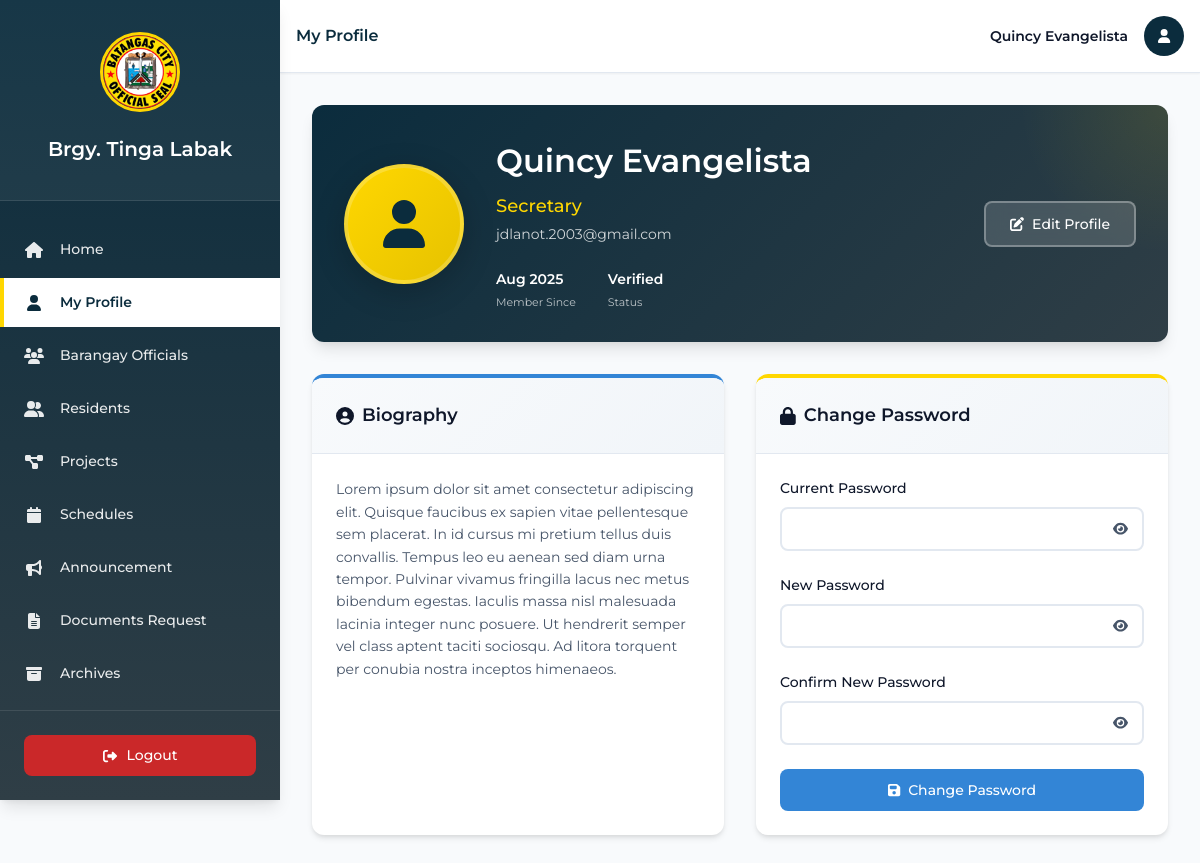
Screenshot of /admin/profile.php (signed in) with the database file from the repository.
### tables this page shows
CREATE TABLE `users` (
  `user_id` int(11) NOT NULL,
  `email` varchar(255) NOT NULL,
  `password` varchar(255) NOT NULL,
  `name` varchar(150) NOT NULL,
  `position` varchar(100) DEFAULT NULL,
  `verified` tinyint(1) DEFAULT 0,
  `bio` text DEFAULT NULL,
  `date_created` timestamp NOT NULL DEFAULT current_timestamp(),
  `remember_token` varchar(64) DEFAULT NULL
);

### admin/profile.php (the view, shortened to what this page needs)
<?php
require __DIR__ . "../../config/db_config.php";
$user_id = $_SESSION['user_id'];
$stmt = $pdo->prepare("SELECT * FROM users WHERE user_id = ?");
$stmt->execute([$user_id]);
$user = $stmt->fetch();
?>
<!DOCTYPE html>
<html lang="en">
<head>
    <link rel="stylesheet" href="sidebar/styles.css">
    <link rel="stylesheet" href="css/profile.css">
    <link rel="stylesheet" href="https://cdn.jsdelivr.net/npm/toastify-js/src/toastify.min.css">
</head>
<body>
    <?php include 'sidebar/sidebar.php'; ?>
    <section class="content-body">
        <div class="profile-header">
            <div class="profile-banner">
                <div class="profile-avatar-container">
                    <div class="profile-avatar">
                        <i class="fas fa-user"></i>
                    </div>
                </div>
                <div class="profile-info">
                    <h1 class="profile-name"><?php echo htmlspecialchars($user['name']); ?></h1>
                    <p class="profile-position"><?php echo htmlspecialchars($user['position'] ?: 'No position set'); ?></p>
                    <p class="profile-email"><?php echo htmlspecialchars($user['email']); ?></p>
                    <div class="profile-stats">
                        <div class="stat">
                            <span class="stat-number">
                                <?php echo date('M Y', strtotime($user['date_created'])); ?>
                            </span>
                            <span class="stat-label">Member Since</span>
                        </div>
                        <div class="stat">
                            <span class="stat-number">
                                <?php echo $user['verified'] ? 'Verified' : 'Pending'; ?>
                            </span>
                            <span class="stat-label">Status</span>
                        </div>
                    </div>
                </div>
                <button class="edit-profile-btn" id="editProfileBtn">
                    <i class="fas fa-edit"></i>
                    Edit Profile
                </button>
            </div>
        </div>
        <div class="cards-container">
            <div class="card bio-card">
                <div class="card-header">
                    <h2 class="card-title">
                        <i class="fas fa-user-circle"></i>
                        Biography
                    </h2>
                </div>
                <div class="card-body">
                    <div class="bio-content">
                        <?php if (!empty($user['bio'])): ?>
                            <p><?php echo nl2br(htmlspecialchars($user['bio'])); ?></p>
                        <?php else: ?>
                            <p class="no-bio">No biography available. Click "Edit Profile" to add one.</p>
                        <?php endif; ?>
                    </div>
                </div>
            </div>
            <div class="card password-card">
                <div class="card-header">
                    <h2 class="card-title">
                        <i class="fas fa-lock"></i>
                        Change Password
                    </h2>
                </div>
                <div class="card-body">
                    <form method="POST" class="password-form">
                        <div class="form-group">
                            <label for="current_password">Current Password</label>
                            <div class="password-input">
                                <input type="password" id="current_password" name="current_password" required>
                                <button type="button" class="toggle-password" data-target="current_password">
                                    <i class="fas fa-eye"></i>
                                </button>
                            </div>
                        </div>
                        <div class="form-group">
                            <label for="new_password">New Password</label>
                            <div class="password-input">
                                <input type="password" id="new_password" name="new_password" required minlength="6">
                                <button type="button" class="toggle-password" data-target="new_password">
                                    <i class="fas fa-eye"></i>
                                </button>
                            </div>
                        </div>
                        <div class="form-group">
                            <label for="confirm_password">Confirm New Password</label>
                            <div class="password-input">
                                <input type="password" id="confirm_password" name="confirm_password" required minlength="6">
                                <button type="button" class="toggle-password" data-target="confirm_password">
                                    <i class="fas fa-eye"></i>
                                </button>
                            </div>
                        </div>
                        <button type="submit" name="change_password" class="btn btn-primary">
                            <i class="fas fa-save"></i>
                            Change Password
                        </button>
                    </form>
                </div>
            </div>
        </div>
    </section>
</body>
</html>

### admin/sidebar/styles.css (style rules this page uses)
:root { --primary-blue: #0B2C3D; --primary-blue-dark: #2F3E46; --primary-blue-light: #3385d6; --accent-yellow: #ffd700; --accent-yellow-dark: #e6c200; --white: #ffffff; --black: #000000; --gray-50: #f8fafc; --gray-100: #f1f5f9; --gray-200: #e2e8f0; --gray-300: #cbd5e1; --gray-600: #475569; --gray-700: #334155; --gray-800: #1e293b; --gray-900: #0f172a; --text-primary: var(--gray-900); --text-secondary: var(--gray-600); --text-inverse: var(--white); --bg-primary: var(--white); --bg-secondary: var(--gray-50); --border-color: var(--gray-200); --shadow-sm: 0 1px 2px 0 rgba(0, 0, 0, 0.05); --shadow-md: 0 4px 6px -1px rgba(0, 0, 0, 0.1), 0 2px 4px -1px rgba(0, 0, 0, 0.06); --shadow-lg: 0 10px 15px -3px rgba(0, 0, 0, 0.1), 0 4px 6px -2px rgba(0, 0, 0, 0.05); --transition-fast: all 0.15s ease; --transition-normal: all 0.3s ease; --transition-slow: all 0.5s ease; --sidebar-width: 280px; --header-height: 80px; }
* { margin: 0; padding: 0; box-sizing: border-box; }
body { font-family: "Montserrat", -apple-system, BlinkMacSystemFont, "Segoe UI", Roboto, sans-serif; font-size: 14px; line-height: 1.5; color: var(--text-primary); background-color: var(--bg-secondary); display: flex; min-height: 100vh; }
.content-body { flex: 1; background: var(--bg-secondary); height: calc(100% - var(--header-height)); }

### rows the page displays
users: name "Quincy Evangelista", position "Secretary", email "jdlanot.2003@gmail.com", date_created "Aug 2025", bio "Lorem ipsum dolor sit amet consectetur adipiscing elit. Quisque faucibus ex sapien vitae pellentesque sem placerat. In id cursus mi pretium tellus duis convallis. Tempus leo eu aenean sed diam urna tempor. Pulvinar vivamus fringilla lacus nec metus bibendum egestas. Iaculis massa nisl malesuada lacinia integer nunc posuere. Ut hendrerit semper vel class aptent taciti sociosqu. Ad litora torquent per conubia nostra inceptos himenaeos."

### other values shown
$name "Home"
$name "My Profile"
$name "Barangay Officials"
$name "Residents"
$name "Projects"
$name "Schedules"
$name "Announcement"
$name "Documents Request"
$name "Archives"
$page_title "My Profile"
$_SESSION['name'] "Quincy Evangelista"
